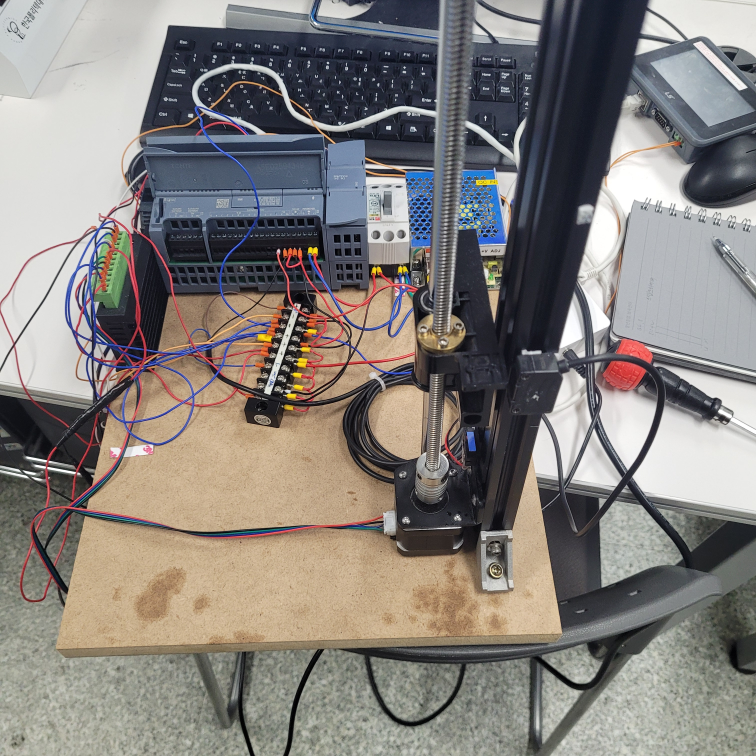
#> input picture PLC팀/20230419/KakaoTalk_20230419_100403847.jpg, 3024 x 3024 px, given in place of the camera (shown at 1/4 size)
$ python end.py
#> lines starting #> are read from the running program, lines starting #| are printed output that depends on the picture; after the words box and inside, x2 and y2 are one past the last pixel; in counts of white or black regions, pixels touching at a corner belong together
import cv2
import serial
import time

# 시리얼 통신 설정
arduino = serial.Serial('COM8', 9600, timeout=1)  # COM 포트 번호와 timeout 설정

# 카메라를 연결합니다.
cap = cv2.VideoCapture(0)

while True:
    # 카메라로부터 이미지를 읽어옵니다.
    ret, frame = cap.read()
#> frame is the input picture: shape (3024, 3024, 3); mean B, G, R 124.7, 128.5, 133.3

    # 이미지 크기를 조절합니다.
    resized = cv2.resize(frame, None, fx=0.5, fy=0.5, interpolation=cv2.INTER_AREA)

    # 이미지를 회색조로 변환합니다.
    gray = cv2.cvtColor(resized, cv2.COLOR_BGR2GRAY)
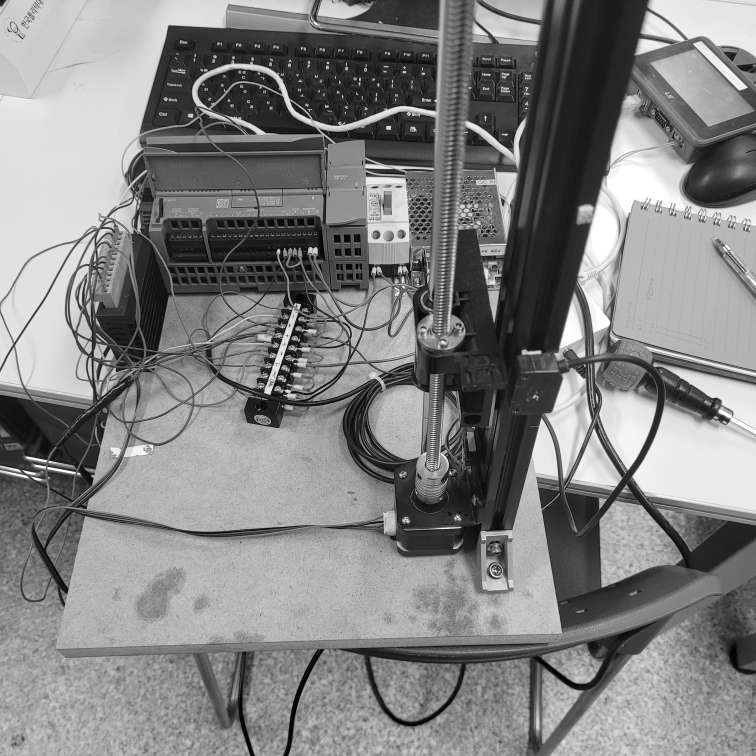
#> gray: shape (1512, 1512) (shown at 1/2 size); min 0, max 255, mean 129.6

    # 블러링을 적용합니다.
    blurred = cv2.GaussianBlur(gray, (5, 5), 0)

    # 가장자리를 검출합니다.
    edges = cv2.Canny(blurred, 50, 150)
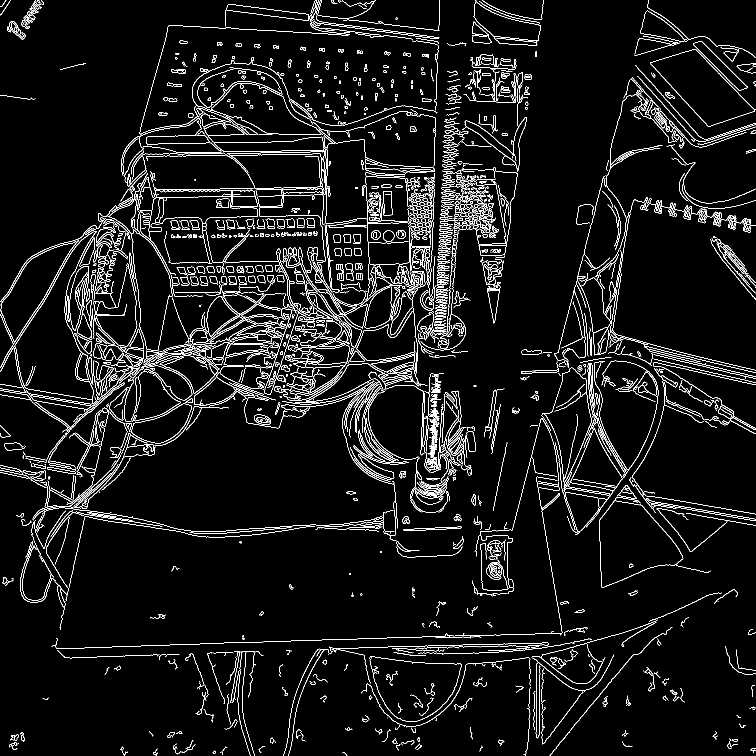
#> edges: shape (1512, 1512) (shown at 1/2 size); 5.7% white in thin lines or dots

    # 윤곽선을 검출합니다.
    contours, hierarchy = cv2.findContours(edges, cv2.RETR_EXTERNAL, cv2.CHAIN_APPROX_SIMPLE)
#> contours = 1501 contours, 1016 with area under 20; largest, box (x1, y1, x2, y2) and area: (1198, 993, 1367, 1176) 18448, (1300, 98, 1512, 254) 15276, (215, 346, 346, 702) 11664, (279, 367, 516, 551) 9460, (1083, 735, 1245, 1070) 6804

    # 윤곽선을 그리고 네모와 원을 인식합니다.
    num_circles = 0
    if len(contours) == 0:  # 물체가 없을 경우
        cv2.putText(resized, "No object", (10, 20), cv2.FONT_HERSHEY_SIMPLEX, 0.5, (0, 255, 0), 2)
        # 아두이노로 신호를 보냅니다.
        arduino.write(b'0')
        time.sleep(0.1)  # 0.1초 대기
        if num_circles >= 5:
            # 아두이노로 '3'을 전송합니다.
            arduino.write(b'3')
            time.sleep(0.1)  # 0.1초 대기
    else:
        for contour in contours:
            perimeter = cv2.arcLength(contour, True)
            approx = cv2.approxPolyDP(contour, 0.04 * perimeter, True)  # 근사치 정확도 조정 (0.03 -> 0.04)

            if len(approx) == 4 and cv2.isContourConvex(approx):
                area = cv2.contourArea(approx)
                if area > 100:
                    cv2.drawContours(resized, [approx], 0, (0, 255, 0), 2)

                    # 인식된 네모의 중심 좌표를 계산합니다.
                    M = cv2.moments(approx)
                    if M['m00'] != 0:
                        cx = int(M['m10'] / M['m00'])
                        cy = int(M['m01'] / M['m00'])
                        # 네모의 중심 좌표를 출력합니다.
                        cv2.putText(resized, "Square", (cx - 40, cy), cv2.FONT_HERSHEY_SIMPLEX, 0.5, (0, 255, 0), 2)

                        if area > 500:
                            surface_status = 0
                        else:
                            surface_status = 1

                        # 표면 상태를 출력합니다.
                        cv2.putText(resized, f"Surface: {surface_status}", (10, 20), cv2.FONT_HERSHEY_SIMPLEX, 0.5,
                                    (0, 255, 0), 2)
                        # 아두이노로 신호를 보냅니다.
                        arduino.write(b'1')
                        time.sleep(0.1)  # 0.1초 대기
                        if num_circles > 1:
                            cv2.putText(resized, "Defective", (10, 40), cv2.FONT_HERSHEY_SIMPLEX, 0.5, (0, 0, 255), 2)
                        # 아두이노로 '3'를 전송합니다.
                            arduino.write(b'3')
                            time.sleep(0.1)  # 0.1초 대기


            elif len(approx) >= 8:  # 원의 근사치 정확도를 조정 (7 -> 8)
                (x, y), radius = cv2.minEnclosingCircle(contour)
                center = (int(x), int(y))
                radius = int(radius)
                cv2.circle(resized, center, radius, (0, 255, 0), 2)
                cv2.putText(resized, "Circle", (int(x) - 40, int(y)), cv2.FONT_HERSHEY_SIMPLEX, 0.5, (0, 255, 0), 2)
                # Check if the circle has a hole
                if hierarchy[0] is not None:
                    # If the circle has a contour inside, it has a hole
                    hole = True
                else:
                    # If the circle doesn't have a contour inside, it doesn't have a hole
                    hole = False

                # Determine the surface status based on the presence of a hole
                if hole:
                    surface_status = 1  # Circle with a hole
                else:
                    surface_status = 0  # Circle without a hole

                num_circles += 1

                # Output the surface status
                cv2.putText(resized, f"Surface: {surface_status}", (10, 20), cv2.FONT_HERSHEY_SIMPLEX, 0.5, (0, 255, 0),
                            2)
                # 아두이노로 신호를 보냅니다.
                arduino.write(b'2')
                time.sleep(0.1)  # 0.1초 대기
#> this loop made 1501 passes
#> (perimeter, x, y, radius, center, surface_status) on passes 15, 20, 26, 50, 68, 73, 77, 86, 88, 92, 93, 121: (233.7, 368, 1492.5, 22, (368, 1492), 1), (65.6, 545.6, 1480.7, 6, (545, 1480), 1), (60.18, 1431, 1470.5, 7, (1431, 1470), 1), (182.1, 927, 1407.5, 19, (927, 1407), 1), (71.25, 569, 1382.5, 9, (569, 1382), 1), (54.53, 624.9, 1364.2, 6, (624, 1364), 1), (90.23, 640.5, 1357.5, 15, (640, 1357), 1), (60.53, 752.5, 1339.5, 8, (752, 1339), 1), (49.94, 998.6, 1334.1, 6, (998, 1334), 1), (34.63, 986.9, 1329.2, 4, (986, 1329), 1), (51.7, 649.2, 1323.8, 5, (649, 1323), 1), (26.73, 486.5, 1274.5, 3, (486, 1274), 1)
#> (perimeter, x, y, radius, surface_status) on passes 2, 24, 25, 74, 95, 147: (29.21, 428, 1504, 3, 1), (85.6, 342, 1469, 8, 1), (58.28, 45, 1473, 9, 1), (63.01, 398, 1370, 8, 1), (1141, 891, 1352, 172, 1), (140.8, 15, 1161, 11, 1)
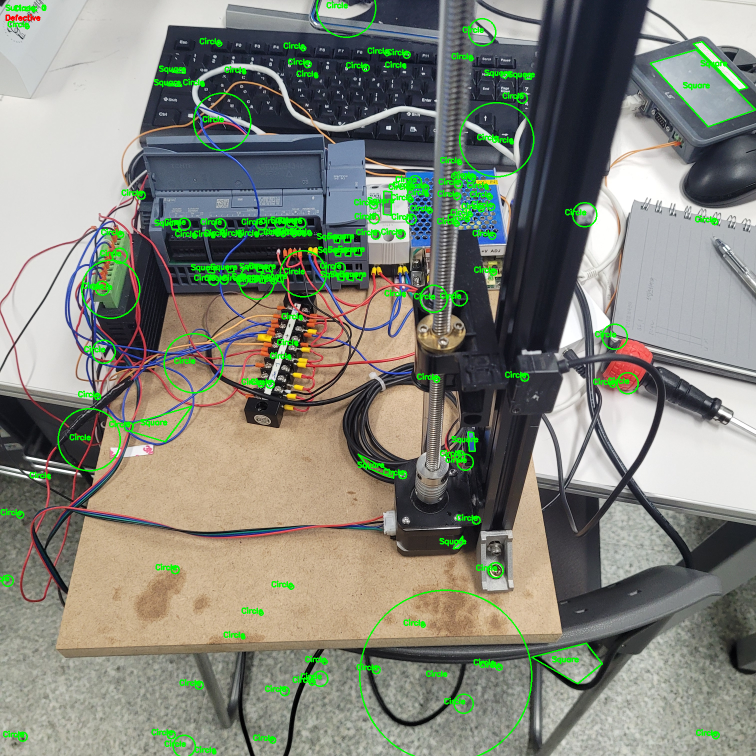
#> resized: shape (1512, 1512, 3) (shown at 1/2 size); mean B, G, R 121.3, 133.6, 130
#> after the loop, num_circles = 122


        # 원이 다중으로 인식될 경우 불량으로 판단
        if num_circles > 5:
            cv2.putText(resized, "Defective", (10, 40), cv2.FONT_HERSHEY_SIMPLEX, 0.5, (0, 0, 255), 2)
#> resized: shape (1512, 1512, 3); under 0.01% of pixels changed, all inside (x1, y1, x2, y2) = (26, 41, 28, 42)
            # 아두이노로 '3'를 전송합니다.
            arduino.write(b'3')
            time.sleep(0.1)  # 0.1초 대기

    # 결과를 출력합니다.
    cv2.imshow('Image', resized)

    # 100ms 대기합니다.
    key = cv2.waitKey(100)
#> (key Esc is pressed here)

    # ESC 키를 누르면 종료합니다.
    if key == 27:
        break

# 카메라와 윈도우를 해제합니다.
cap.release()
cv2.destroyAllWindows()
